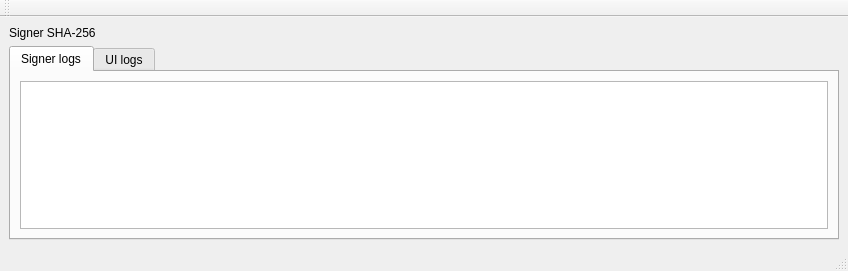
<?xml version="1.0" encoding="UTF-8"?>
<ui version="4.0">
 <class>mainwindow</class>
 <widget class="QMainWindow" name="mainwindow">
  <property name="geometry">
   <rect>
    <x>0</x>
    <y>0</y>
    <width>848</width>
    <height>271</height>
   </rect>
  </property>
  <property name="windowTitle">
   <string>Ethereum QT Signer</string>
  </property>
  <widget class="QWidget" name="centralwidget">
   <layout class="QVBoxLayout" name="verticalLayout">
    <item>
     <layout class="QFormLayout" name="formLayout">
      <item row="0" column="0">
       <widget class="QLabel" name="label">
        <property name="text">
         <string>Signer SHA-256</string>
        </property>
       </widget>
      </item>
      <item row="0" column="1">
       <widget class="QLabel" name="label_sha256">
        <property name="text">
         <string/>
        </property>
       </widget>
      </item>
     </layout>
    </item>
    <item>
     <widget class="QTabWidget" name="tabWidget">
      <property name="currentIndex">
       <number>0</number>
      </property>
      <widget class="QWidget" name="tab_signerlogs">
       <attribute name="title">
        <string>Signer logs</string>
       </attribute>
       <layout class="QVBoxLayout" name="verticalLayout_3">
        <item>
         <widget class="QPlainTextEdit" name="plainTextEdit">
          <property name="undoRedoEnabled">
           <bool>false</bool>
          </property>
          <property name="lineWrapMode">
           <enum>QPlainTextEdit::NoWrap</enum>
          </property>
          <property name="readOnly">
           <bool>true</bool>
          </property>
          <property name="plainText">
           <string/>
          </property>
          <property name="backgroundVisible">
           <bool>false</bool>
          </property>
         </widget>
        </item>
       </layout>
      </widget>
      <widget class="QWidget" name="tab_uilogs">
       <attribute name="title">
        <string>UI logs</string>
       </attribute>
       <layout class="QVBoxLayout" name="verticalLayout_2">
        <item>
         <widget class="QPlainTextEdit" name="plainTextEdit"/>
        </item>
       </layout>
      </widget>
     </widget>
    </item>
   </layout>
  </widget>
  <widget class="QMenuBar" name="menubar">
   <property name="geometry">
    <rect>
     <x>0</x>
     <y>0</y>
     <width>848</width>
     <height>25</height>
    </rect>
   </property>
  </widget>
  <widget class="QStatusBar" name="statusbar"/>
  <widget class="QToolBar" name="toolBar">
   <property name="windowTitle">
    <string>toolBar</string>
   </property>
   <attribute name="toolBarArea">
    <enum>TopToolBarArea</enum>
   </attribute>
   <attribute name="toolBarBreak">
    <bool>false</bool>
   </attribute>
  </widget>
 </widget>
 <resources/>
 <connections/>
</ui>
